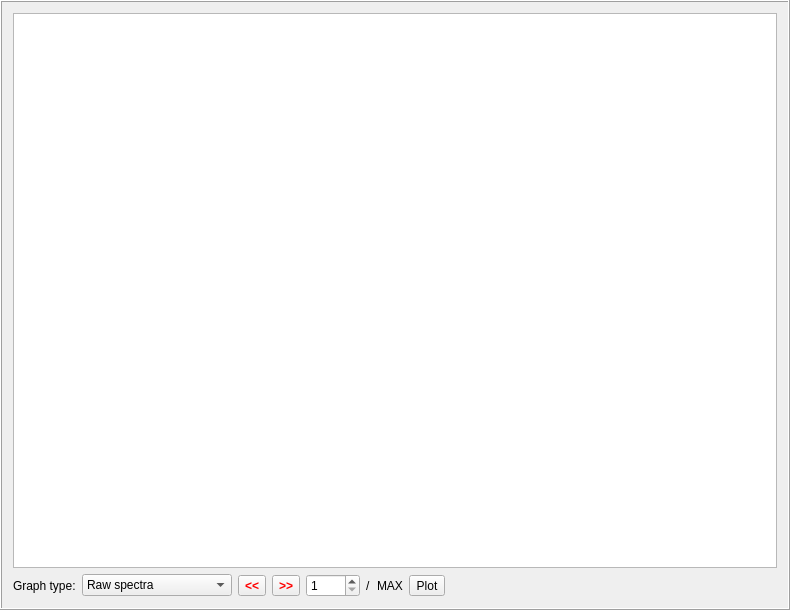
     <widget class="QFrame" name="graphFrame">
      <property name="minimumSize">
       <size>
        <width>790</width>
        <height>610</height>
       </size>
      </property>
      <property name="frameShape">
       <enum>QFrame::Box</enum>
      </property>
      <property name="frameShadow">
       <enum>QFrame::Raised</enum>
      </property>
      <layout class="QVBoxLayout" name="verticalLayout">
       <item>
        <widget class="PlotWidget" name="graph"/>
       </item>
       <item>
        <layout class="QHBoxLayout" name="graphHLayout">
         <item>
          <widget class="QLabel" name="graphLabel1">
           <property name="text">
            <string>Graph type:</string>
           </property>
          </widget>
         </item>
         <item>
          <widget class="QComboBox" name="graphTypeCB">
           <property name="minimumSize">
            <size>
             <width>150</width>
             <height>0</height>
            </size>
           </property>
           <item>
            <property name="text">
             <string>Raw spectra</string>
            </property>
           </item>
           <item>
            <property name="text">
             <string>Outliers removed</string>
            </property>
           </item>
           <item>
            <property name="text">
             <string>Correlation spectrum</string>
            </property>
           </item>
           <item>
            <property name="text">
             <string>Isolated peaks</string>
            </property>
           </item>
           <item>
            <property name="text">
             <string>Fitted peaks</string>
            </property>
           </item>
           <item>
            <property name="text">
             <string>Calibration curve</string>
            </property>
           </item>
           <item>
            <property name="text">
             <string>PCA</string>
            </property>
           </item>
           <item>
            <property name="text">
             <string>PLS</string>
            </property>
           </item>
           <item>
            <property name="text">
             <string>Plasma temperature</string>
            </property>
           </item>
          </widget>
         </item>
         <item>
          <widget class="QToolButton" name="graphMinus">
           <property name="font">
            <font>
             <bold>true</bold>
            </font>
           </property>
           <property name="styleSheet">
            <string notr="true">color:#ff0000</string>
           </property>
           <property name="text">
            <string>&lt;&lt;</string>
           </property>
          </widget>
         </item>
         <item>
          <widget class="QToolButton" name="graphPlus">
           <property name="font">
            <font>
             <bold>true</bold>
            </font>
           </property>
           <property name="styleSheet">
            <string notr="true">color:#ff0000</string>
           </property>
           <property name="text">
            <string>&gt;&gt;</string>
           </property>
          </widget>
         </item>
         <item>
          <widget class="QSpinBox" name="graphIndex">
           <property name="minimum">
            <number>1</number>
           </property>
           <property name="maximum">
            <number>1000</number>
           </property>
          </widget>
         </item>
         <item>
          <widget class="QLabel" name="graphLabel2">
           <property name="text">
            <string>/</string>
           </property>
          </widget>
         </item>
         <item>
          <widget class="QLabel" name="graphLabel3">
           <property name="text">
            <string>MAX</string>
           </property>
          </widget>
         </item>
         <item>
          <widget class="QToolButton" name="graphPlot">
           <property name="font">
            <font>
             <bold>false</bold>
            </font>
           </property>
           <property name="text">
            <string>Plot</string>
           </property>
          </widget>
         </item>
         <item>
          <spacer name="graphHS">
           <property name="orientation">
            <enum>Qt::Horizontal</enum>
           </property>
           <property name="sizeHint" stdset="0">
            <size>
             <width>40</width>
             <height>20</height>
            </size>
           </property>
          </spacer>
         </item>
        </layout>
       </item>
      </layout>
     </widget>
